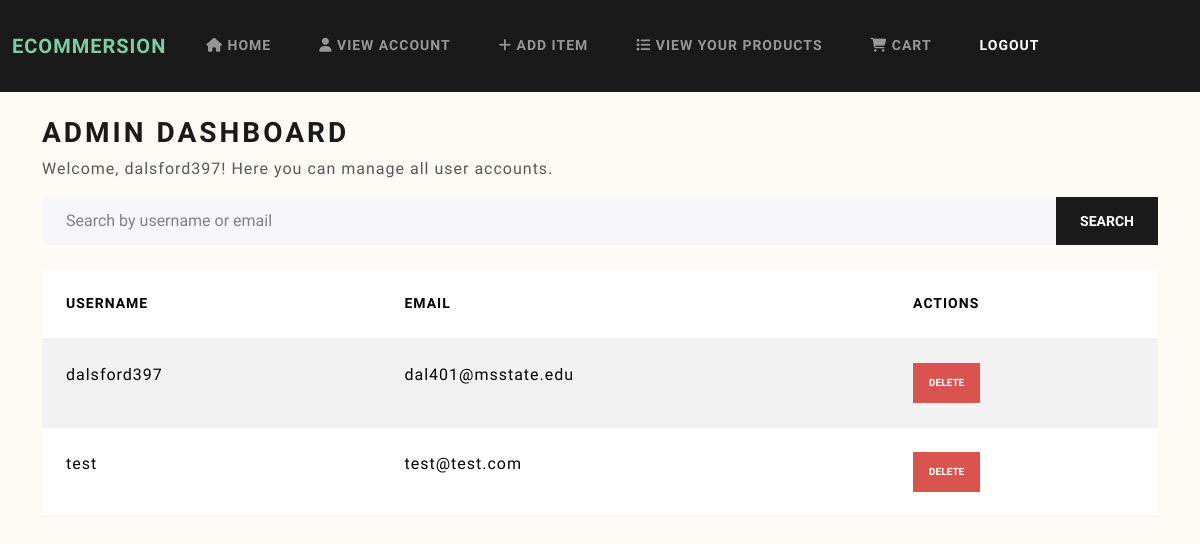
/adminDashboard (signed in), run on an earlier commit of the app's database.
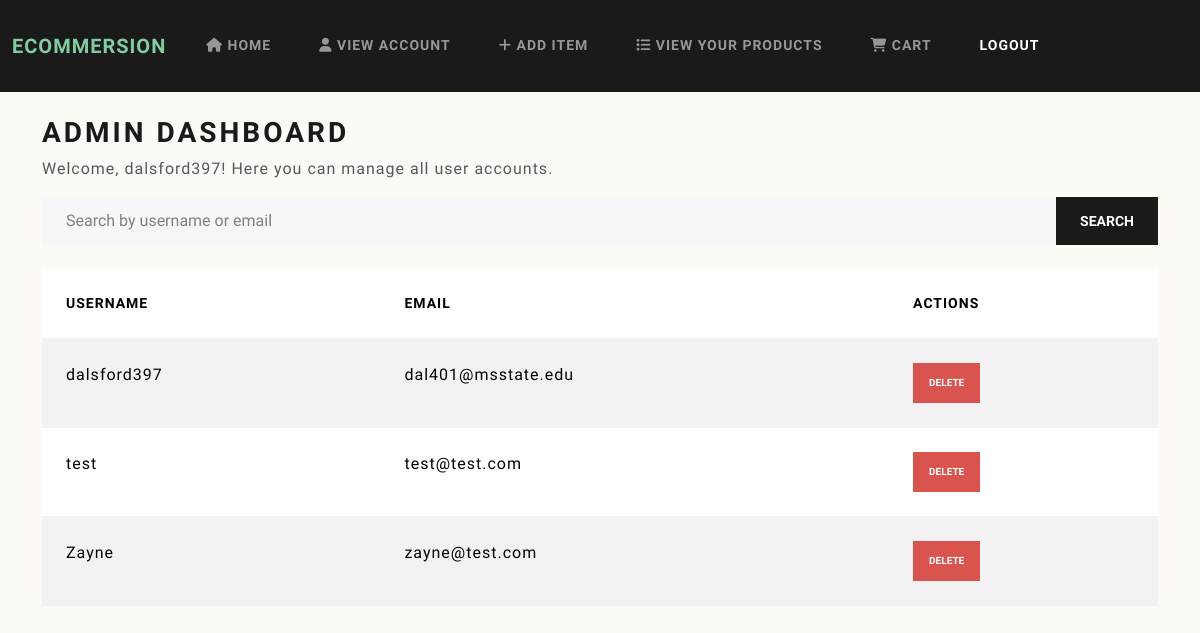
And on a later commit of the database.
### models.py (models this page shows, shortened)
class User(db.Model, UserMixin):
    __tablename__ = 'users'
    userID = Column(Integer, primary_key=True)
    username = Column(String(50), nullable=False)
    password = Column(String(50), nullable=False)
    email = Column(String(50), nullable=False)
    address = Column(String(50), nullable=False)
    city = Column(String(50), nullable=False)
    state = Column(String(50), nullable=False)
    zipCode = Column(String(50), nullable=False)
    isAdmin = Column(Integer, nullable=False)

### main.py (the view)
@app.route("/adminDashboard", methods=["GET"])
@login_required
def adminDashboard():
    search_query = request.args.get("search", "")
    if search_query:
        users = User.query.filter(
            ((User.username.ilike(f"%{search_query}%")) | (User.email.ilike(f"%{search_query}%"))) &
            (User.isAdmin == False)  # Exclude admin accounts
        ).all()
    else:
        users = User.query.filter_by(isAdmin=False).all()
    return render_template("adminDashboard.html", users=users)

### main.py (called while the page is built)
@login.user_loader
def load_user(id):
    return db.session.get(User, int(id))

### templates/adminDashboard.html
{% extends "home.html" %}
{% block content %}
<div class="container mt-4">
    <h2>Admin Dashboard</h2>
    <p>Welcome, {{ current_user.username }}! Here you can manage all user accounts.</p>
    <form method="GET" action="{{ url_for('adminDashboard') }}" class="mb-4">
        <div class="input-group">
            <input type="text" class="form-control" name="search" placeholder="Search by username or email" value="{{ request.args.get('search', '') }}">
            <button type="submit" class="btn btn-primary">Search</button>
        </div>
    </form>
    <table class="table table-striped">
        <thead>
            <tr>
                <th>Username</th>
                <th>Email</th>
                <th>Actions</th>
            </tr>
        </thead>
        <tbody>
            {% for user in users %}
            <tr>
                <td>{{ user.username }}</td>
                <td>{{ user.email }}</td>
                <td>
                    <form method="POST" action="{{ url_for('deleteUser', user_id=user.userID) }}" style="display: inline;">
                        <button type="submit" class="btn btn-danger btn-sm" onclick="return confirm('Are you sure you want to delete this account? This action cannot be undone.')">Delete</button>
                    </form>
                </td>
            </tr>
            {% endfor %}
        </tbody>
    </table>
</div>
{% endblock %}

What changed in the data, as far as the page shows it:
added User: username "Zayne", email "zayne@test.com"
